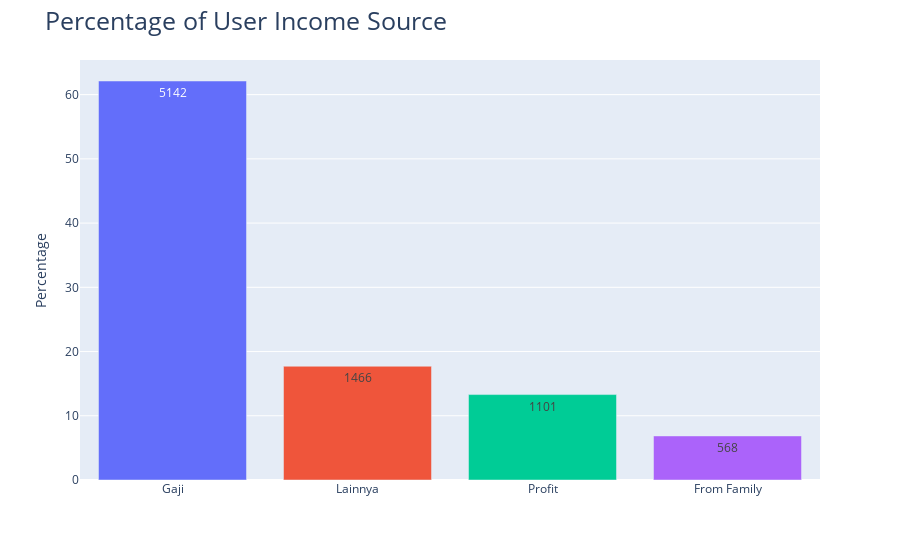

Notebook source saved alongside this figure:
### Code cell
fig = px.bar(user_income_source, 
             x='index',
             y='Percentage',
             text = 'user_income_source',
             color='index'
)
fig.update_layout(showlegend=False,
                  title="Percentage of User Income Source",
                  title_font=dict(size=25),
                  xaxis_title= "",
                  yaxis_title="Percentage"
)

fig.show()

### Figure 1 — Plotly figure (JSON) as saved in the notebook; plotly's stock layout.template omitted (floating-point values rounded to 4 significant figures)
{"data": [{"alignmentgroup": "True", "hovertemplate": "index=%{x}<br>Percentage=%{y}<br>user_income_source=%{text}<extra></extra>", "legendgroup": "Gaji", "marker": {"color": "#636efa", "pattern": {"shape": ""}}, "name": "Gaji", "offsetgroup": "Gaji", "orientation": "v", "showlegend": true, "text": [5142], "textposition": "auto", "type": "bar", "x": ["Gaji"], "xaxis": "x", "y": [62.12], "yaxis": "y"}, {"alignmentgroup": "True", "hovertemplate": "index=%{x}<br>Percentage=%{y}<br>user_income_source=%{text}<extra></extra>", "legendgroup": "Lainnya", "marker": {"color": "#EF553B", "pattern": {"shape": ""}}, "name": "Lainnya", "offsetgroup": "Lainnya", "orientation": "v", "showlegend": true, "text": [1466], "textposition": "auto", "type": "bar", "x": ["Lainnya"], "xaxis": "x", "y": [17.71], "yaxis": "y"}, {"alignmentgroup": "True", "hovertemplate": "index=%{x}<br>Percentage=%{y}<br>user_income_source=%{text}<extra></extra>", "legendgroup": "Profit", "marker": {"color": "#00cc96", "pattern": {"shape": ""}}, "name": "Profit", "offsetgroup": "Profit", "orientation": "v", "showlegend": true, "text": [1101], "textposition": "auto", "type": "bar", "x": ["Profit"], "xaxis": "x", "y": [13.3], "yaxis": "y"}, {"alignmentgroup": "True", "hovertemplate": "index=%{x}<br>Percentage=%{y}<br>user_income_source=%{text}<extra></extra>", "legendgroup": "From Family", "marker": {"color": "#ab63fa", "pattern": {"shape": ""}}, "name": "From Family", "offsetgroup": "From Family", "orientation": "v", "showlegend": true, "text": [568], "textposition": "auto", "type": "bar", "x": ["From Family"], "xaxis": "x", "y": [6.862], "yaxis": "y"}], "layout": {"barmode": "relative", "legend": {"title": {"text": "index"}, "tracegroupgap": 0}, "margin": {"t": 60}, "showlegend": false, "title": {"font": {"size": 25}, "text": "Percentage of User Income Source"}, "xaxis": {"anchor": "y", "categoryarray": ["Gaji", "Lainnya", "Profit", "From Family"], "categoryorder": "array", "domain": [0, 1], "title": {"text": ""}}, "yaxis": {"anchor": "x", "domain": [0, 1], "title": {"text": "Percentage"}}}}
